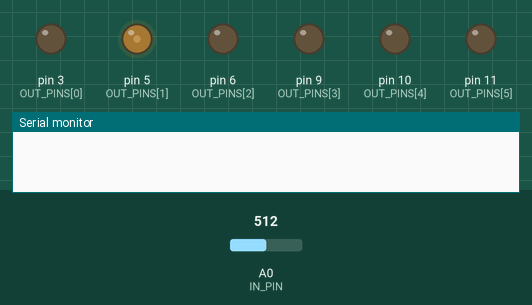
Bench run of a sketch on a simulated Arduino Uno, built with avr-gcc and run on an emulated ATmega328P. Parts: output pins drawn as LEDs (lit = HIGH), the last lines printed to the serial monitor. The inputs (shaded band) are chosen by the test bench; at power-on: A0 (IN_PIN) = 512. Random numbers use the default seed unless the sketch sets one.

Above: at 1.2 s.
1.3 s: A0 (IN_PIN) set to 716
At 2.47 s:
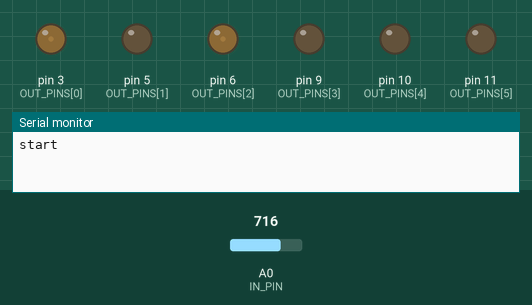
4.3 s: A0 (IN_PIN) set to 900
At 4.47 s:
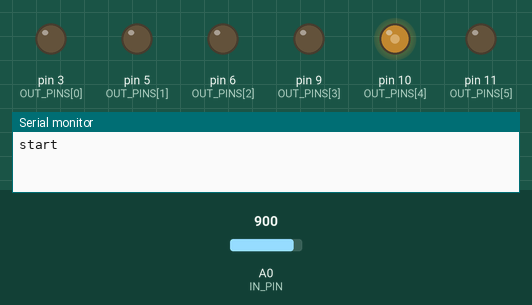
Timing chart, 0 to 24.3 s (numbered marks = the images above; inputs shaded):
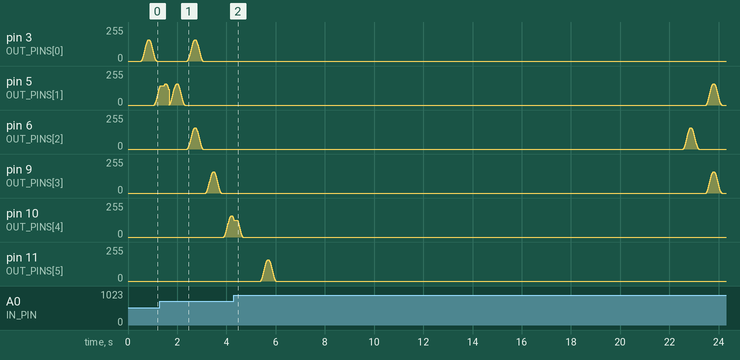

Measured:
- by itself, pin 3 (OUT_PINS[0]), pin 5 (OUT_PINS[1]), pin 9 (OUT_PINS[3]): rises from 0/255 to 159/255 in 0.29 s, then falls to 0/255 in 0.34 s
- by itself, pin 6 (OUT_PINS[2]), pin 11 (OUT_PINS[5]): rises from 0/255 to 159/255 in 0.29 s, then falls to 0/255 in 0.33 s

The sketch:

random-led-wave.ino
```cpp
/*
Random LED wave

Picks a random LED out of six and starts a wave from it to the other LEDs. The interval between is each flash is also random.
The max gap between flashes and wave speed can be set via the analog input.

Circuit:
- 6 LED lights with one 470 ohm resistor, connected to every PWM pin
- A potentiometer connected to A0 for input
*/

const int BIG_PI = 314; // PI * 100 rounded to an int
const int OUT_PINS[] = {3, 5, 6, 9, 10, 11}; // all PWM pins
const int PINS_LENGTH = 6;
const int IN_PIN = A0;
const int WAIT = 10;

int step = 10;
int intensity = 160;
int minGap = 800;
int maxGap = 5 * minGap;
int nextStart = 0;
int timePassed = 0;
int phases[] = {0, 0, 0, 0, 0, 0};
int centerIndex = -1;
int waveDelay = 100;

void setup(){
  Serial.begin(9600);
  for (byte i = 0; i < PINS_LENGTH; i = i + 1) {
    pinMode(OUT_PINS[i], OUTPUT);
  }
}


void loop(){
  if (timePassed == 0) {
    // randomly pick when next led will turn on
    nextStart = random(minGap, maxGap);
  } else if (timePassed >= nextStart) {
    // find the next led to turn on, then reset timePassed and phases
    Serial.println("start");
    centerIndex = random(PINS_LENGTH);
    timePassed = -WAIT;
    for (byte i = 0; i < PINS_LENGTH; i = i + 1) {
      phases[i] = 0;
    }
  }

  // update all phases for all flashing LEDs
  for (byte i = 0; i < PINS_LENGTH; i = i + 1) {
    int phase = phases[i];

    if (phase > -1 && timePassed > waveDelay * abs(centerIndex - i)) {
      if (phase > (2 * BIG_PI)) {
        phases[i] = -1;
      } else {
        phase = phase + step;
        phases[i] = phase;
      }

      float angle = float(phase) / float(100);
      double brightness = (-cos(angle) + 1) / 2 * intensity;
      analogWrite(OUT_PINS[i], brightness);
    }
  }

  int sensorValue = analogRead(IN_PIN);
  // change the maxGap
  // maxGap = int((1023 - sensorValue) * 6);
  // change the wave speed
  waveDelay = sensorValue;
  minGap = sensorValue * 6 + 100;
  maxGap = 5 * minGap;

  timePassed = timePassed + WAIT;
  delay(WAIT);
}
```
